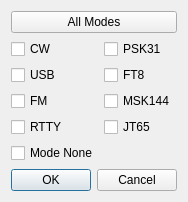
<?xml version="1.0" encoding="UTF-8"?>
<ui version="4.0">
 <class>BandmapClientFilterDialog</class>
 <widget class="QDialog" name="BandmapClientFilterDialog">
  <property name="geometry">
   <rect>
    <x>0</x>
    <y>0</y>
    <width>174</width>
    <height>189</height>
   </rect>
  </property>
  <property name="windowTitle">
   <string>Dialog</string>
  </property>
  <layout class="QVBoxLayout" name="verticalLayout_2">
   <item>
    <layout class="QVBoxLayout" name="verticalLayout">
     <item>
      <widget class="QPushButton" name="modeSelectBut">
       <property name="text">
        <string>All Modes</string>
       </property>
      </widget>
     </item>
     <item>
      <layout class="QGridLayout" name="gridLayout">
       <item row="3" column="0">
        <widget class="QCheckBox" name="rttyModeChkBox">
         <property name="text">
          <string>RTTY</string>
         </property>
        </widget>
       </item>
       <item row="2" column="1">
        <widget class="QCheckBox" name="msk144ModeChkBox">
         <property name="text">
          <string>MSK144</string>
         </property>
        </widget>
       </item>
       <item row="0" column="1">
        <widget class="QCheckBox" name="psk31ModeChkBox">
         <property name="text">
          <string>PSK31</string>
         </property>
        </widget>
       </item>
       <item row="2" column="0">
        <widget class="QCheckBox" name="fmModeChkBox">
         <property name="text">
          <string>FM</string>
         </property>
        </widget>
       </item>
       <item row="1" column="1">
        <widget class="QCheckBox" name="ft8ModeChkBox">
         <property name="text">
          <string>FT8</string>
         </property>
        </widget>
       </item>
       <item row="0" column="0">
        <widget class="QCheckBox" name="cwModeChkBox">
         <property name="text">
          <string>CW</string>
         </property>
        </widget>
       </item>
       <item row="3" column="1">
        <widget class="QCheckBox" name="jt65ModeChkBox">
         <property name="text">
          <string>JT65</string>
         </property>
        </widget>
       </item>
       <item row="1" column="0">
        <widget class="QCheckBox" name="usbModeChkBox">
         <property name="text">
          <string>USB</string>
         </property>
        </widget>
       </item>
       <item row="4" column="0">
        <widget class="QCheckBox" name="noneModeChkBox">
         <property name="text">
          <string>Mode None</string>
         </property>
        </widget>
       </item>
      </layout>
     </item>
    </layout>
   </item>
   <item>
    <widget class="QDialogButtonBox" name="buttonBox">
     <property name="orientation">
      <enum>Qt::Horizontal</enum>
     </property>
     <property name="standardButtons">
      <set>QDialogButtonBox::Cancel|QDialogButtonBox::Ok</set>
     </property>
    </widget>
   </item>
  </layout>
 </widget>
 <resources/>
 <connections>
  <connection>
   <sender>buttonBox</sender>
   <signal>accepted()</signal>
   <receiver>BandmapClientFilterDialog</receiver>
   <slot>accept()</slot>
   <hints>
    <hint type="sourcelabel">
     <x>248</x>
     <y>254</y>
    </hint>
    <hint type="destinationlabel">
     <x>157</x>
     <y>274</y>
    </hint>
   </hints>
  </connection>
  <connection>
   <sender>buttonBox</sender>
   <signal>rejected()</signal>
   <receiver>BandmapClientFilterDialog</receiver>
   <slot>reject()</slot>
   <hints>
    <hint type="sourcelabel">
     <x>316</x>
     <y>260</y>
    </hint>
    <hint type="destinationlabel">
     <x>286</x>
     <y>274</y>
    </hint>
   </hints>
  </connection>
 </connections>
</ui>
